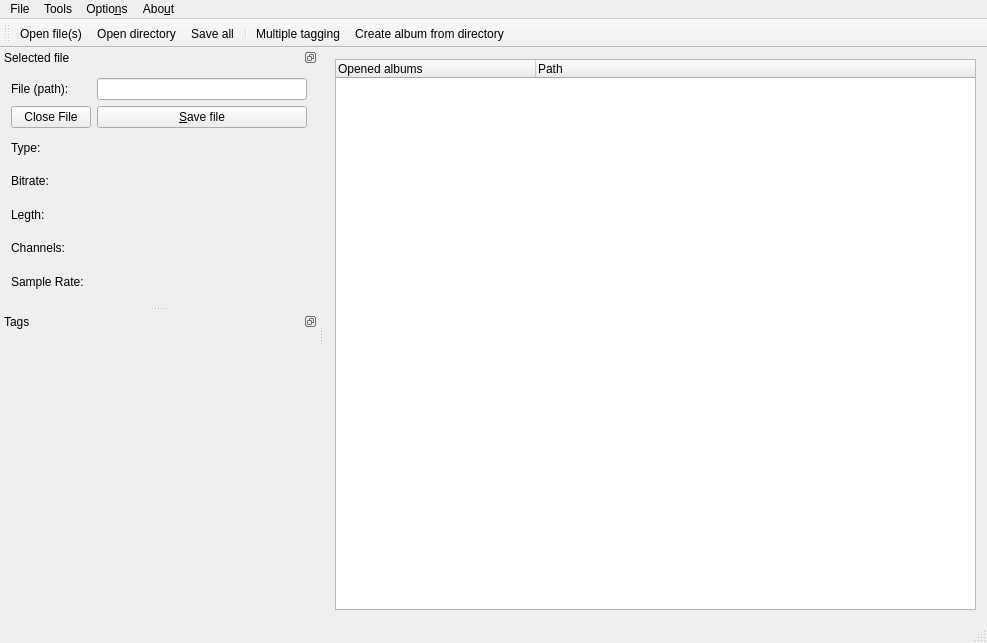
<?xml version="1.0" encoding="UTF-8"?>
<ui version="4.0">
 <class>MainWindow</class>
 <widget class="QMainWindow" name="MainWindow">
  <property name="geometry">
   <rect>
    <x>0</x>
    <y>0</y>
    <width>987</width>
    <height>643</height>
   </rect>
  </property>
  <property name="minimumSize">
   <size>
    <width>760</width>
    <height>495</height>
   </size>
  </property>
  <property name="windowTitle">
   <string>Qtag</string>
  </property>
  <property name="locale">
   <locale language="English" country="UnitedStates"/>
  </property>
  <widget class="QWidget" name="centralWidget">
   <layout class="QVBoxLayout" name="verticalLayout_2">
    <item>
     <widget class="QTreeWidget" name="treeWidget">
      <attribute name="headerDefaultSectionSize">
       <number>200</number>
      </attribute>
      <attribute name="headerMinimumSectionSize">
       <number>84</number>
      </attribute>
      <column>
       <property name="text">
        <string>Opened albums</string>
       </property>
      </column>
      <column>
       <property name="text">
        <string notr="true">Path</string>
       </property>
      </column>
     </widget>
    </item>
   </layout>
  </widget>
  <widget class="QMenuBar" name="menuBar">
   <property name="geometry">
    <rect>
     <x>0</x>
     <y>0</y>
     <width>987</width>
     <height>27</height>
    </rect>
   </property>
   <property name="nativeMenuBar">
    <bool>false</bool>
   </property>
   <widget class="QMenu" name="menuFile">
    <property name="title">
     <string>File</string>
    </property>
    <widget class="QMenu" name="menuOpen">
     <property name="title">
      <string>&amp;Open...</string>
     </property>
     <addaction name="actionOpenFile"/>
     <addaction name="actionOpenDirectory"/>
    </widget>
    <addaction name="menuOpen"/>
    <addaction name="actionSaveAll"/>
    <addaction name="actionClose_file"/>
    <addaction name="actionClose_all"/>
    <addaction name="separator"/>
    <addaction name="actionQuit"/>
   </widget>
   <widget class="QMenu" name="menuTools">
    <property name="title">
     <string>Tools</string>
    </property>
    <addaction name="actionMultipleTagging"/>
    <addaction name="actionCreateAlbumFromDirectory"/>
   </widget>
   <widget class="QMenu" name="menuAbout">
    <property name="title">
     <string>Abo&amp;ut</string>
    </property>
    <addaction name="actionAbout"/>
    <addaction name="actionLicense"/>
   </widget>
   <widget class="QMenu" name="menuOptions">
    <property name="title">
     <string>Optio&amp;ns</string>
    </property>
    <addaction name="actionSettings"/>
   </widget>
   <addaction name="menuFile"/>
   <addaction name="menuTools"/>
   <addaction name="menuOptions"/>
   <addaction name="menuAbout"/>
  </widget>
  <widget class="QToolBar" name="mainToolBar">
   <property name="toolButtonStyle">
    <enum>Qt::ToolButtonTextBesideIcon</enum>
   </property>
   <attribute name="toolBarArea">
    <enum>TopToolBarArea</enum>
   </attribute>
   <attribute name="toolBarBreak">
    <bool>false</bool>
   </attribute>
   <addaction name="actionOpenFile"/>
   <addaction name="actionOpenDirectory"/>
   <addaction name="actionSaveAll"/>
   <addaction name="separator"/>
   <addaction name="actionMultipleTagging"/>
   <addaction name="actionCreateAlbumFromDirectory"/>
  </widget>
  <widget class="QStatusBar" name="statusBar"/>
  <widget class="QDockWidget" name="dockWidget_file">
   <property name="sizePolicy">
    <sizepolicy hsizetype="Expanding" vsizetype="Expanding">
     <horstretch>0</horstretch>
     <verstretch>0</verstretch>
    </sizepolicy>
   </property>
   <property name="minimumSize">
    <size>
     <width>252</width>
     <height>250</height>
    </size>
   </property>
   <property name="baseSize">
    <size>
     <width>300</width>
     <height>125</height>
    </size>
   </property>
   <property name="features">
    <set>QDockWidget::DockWidgetFloatable|QDockWidget::DockWidgetMovable</set>
   </property>
   <property name="allowedAreas">
    <set>Qt::LeftDockWidgetArea|Qt::RightDockWidgetArea</set>
   </property>
   <property name="windowTitle">
    <string>Selected file</string>
   </property>
   <attribute name="dockWidgetArea">
    <number>1</number>
   </attribute>
   <widget class="QWidget" name="dockWidgetContents_file">
    <property name="sizePolicy">
     <sizepolicy hsizetype="Expanding" vsizetype="Expanding">
      <horstretch>0</horstretch>
      <verstretch>0</verstretch>
     </sizepolicy>
    </property>
    <layout class="QGridLayout" name="gridLayout_2">
     <item row="0" column="1">
      <layout class="QGridLayout" name="gridLayout_3">
       <item row="2" column="1">
        <widget class="QLabel" name="label_type_value">
         <property name="text">
          <string/>
         </property>
        </widget>
       </item>
       <item row="4" column="1">
        <widget class="QLabel" name="label_length_value">
         <property name="text">
          <string/>
         </property>
        </widget>
       </item>
       <item row="2" column="0">
        <widget class="QLabel" name="label_type">
         <property name="text">
          <string>Type:</string>
         </property>
        </widget>
       </item>
       <item row="6" column="0">
        <widget class="QLabel" name="label_sampleRate">
         <property name="text">
          <string>Sample Rate:</string>
         </property>
        </widget>
       </item>
       <item row="5" column="0">
        <widget class="QLabel" name="label_channels">
         <property name="text">
          <string>Channels:</string>
         </property>
        </widget>
       </item>
       <item row="3" column="1">
        <widget class="QLabel" name="label_bitrate_value">
         <property name="text">
          <string/>
         </property>
        </widget>
       </item>
       <item row="5" column="1">
        <widget class="QLabel" name="label_channels_value">
         <property name="text">
          <string/>
         </property>
        </widget>
       </item>
       <item row="1" column="1">
        <widget class="QPushButton" name="pushButton_saveFile">
         <property name="text">
          <string>&amp;Save file</string>
         </property>
         <property name="shortcut">
          <string>Ctrl+S</string>
         </property>
        </widget>
       </item>
       <item row="3" column="0">
        <widget class="QLabel" name="label_bitrate">
         <property name="text">
          <string>Bitrate:</string>
         </property>
        </widget>
       </item>
       <item row="0" column="1">
        <widget class="QLineEdit" name="lineEdit_path"/>
       </item>
       <item row="0" column="0">
        <widget class="QLabel" name="label_file">
         <property name="text">
          <string>File (path):</string>
         </property>
        </widget>
       </item>
       <item row="6" column="1">
        <widget class="QLabel" name="label_sampleRate_value">
         <property name="text">
          <string/>
         </property>
        </widget>
       </item>
       <item row="1" column="0">
        <widget class="QPushButton" name="pushButton_closeFile">
         <property name="text">
          <string>Close File</string>
         </property>
        </widget>
       </item>
       <item row="4" column="0">
        <widget class="QLabel" name="label_length">
         <property name="text">
          <string>Legth:</string>
         </property>
        </widget>
       </item>
      </layout>
     </item>
    </layout>
   </widget>
  </widget>
  <widget class="QDockWidget" name="dockWidget_tags">
   <property name="minimumSize">
    <size>
     <width>318</width>
     <height>299</height>
    </size>
   </property>
   <property name="features">
    <set>QDockWidget::DockWidgetFloatable|QDockWidget::DockWidgetMovable</set>
   </property>
   <property name="allowedAreas">
    <set>Qt::LeftDockWidgetArea|Qt::RightDockWidgetArea</set>
   </property>
   <property name="windowTitle">
    <string>Tags</string>
   </property>
   <attribute name="dockWidgetArea">
    <number>1</number>
   </attribute>
   <widget class="QWidget" name="dockWidgetContents_tags"/>
  </widget>
  <action name="actionSaveAll">
   <property name="text">
    <string>Save all</string>
   </property>
   <property name="shortcut">
    <string>Ctrl+Shift+S</string>
   </property>
  </action>
  <action name="actionOpenFile">
   <property name="text">
    <string>Open file(s)</string>
   </property>
   <property name="toolTip">
    <string>Open file(s)</string>
   </property>
   <property name="shortcut">
    <string>Ctrl+O</string>
   </property>
  </action>
  <action name="actionOpenDirectory">
   <property name="text">
    <string>Open directory</string>
   </property>
   <property name="toolTip">
    <string>Open folder</string>
   </property>
   <property name="shortcut">
    <string>Ctrl+Shift+O</string>
   </property>
  </action>
  <action name="actionMultipleTagging">
   <property name="text">
    <string>Multiple tagging...</string>
   </property>
   <property name="shortcut">
    <string>Ctrl+M</string>
   </property>
  </action>
  <action name="actionCreateAlbumFromDirectory">
   <property name="text">
    <string>Create album &amp;from directory...</string>
   </property>
   <property name="shortcut">
    <string>Ctrl+N</string>
   </property>
  </action>
  <action name="actionAbout">
   <property name="icon">
    <iconset resource="../images/images.qrc">
     <normaloff>:/images/info.png</normaloff>:/images/info.png</iconset>
   </property>
   <property name="text">
    <string>About</string>
   </property>
  </action>
  <action name="actionLicense">
   <property name="icon">
    <iconset resource="../images/images.qrc">
     <normaloff>:/images/info.png</normaloff>:/images/info.png</iconset>
   </property>
   <property name="text">
    <string>License</string>
   </property>
  </action>
  <action name="actionSettings">
   <property name="icon">
    <iconset resource="../images/images.qrc">
     <normaloff>:/images/settings.png</normaloff>:/images/settings.png</iconset>
   </property>
   <property name="text">
    <string>Settings</string>
   </property>
  </action>
  <action name="actionQuit">
   <property name="text">
    <string>Quit</string>
   </property>
   <property name="shortcut">
    <string>Ctrl+Q</string>
   </property>
  </action>
  <action name="actionClose_all">
   <property name="text">
    <string>Close all</string>
   </property>
   <property name="shortcut">
    <string>Ctrl+Shift+W</string>
   </property>
  </action>
  <action name="actionClose_file">
   <property name="text">
    <string>Close file</string>
   </property>
   <property name="shortcut">
    <string>Ctrl+W</string>
   </property>
  </action>
 </widget>
 <layoutdefault spacing="6" margin="11"/>
 <resources>
  <include location="../images/images.qrc"/>
 </resources>
 <connections/>
</ui>
